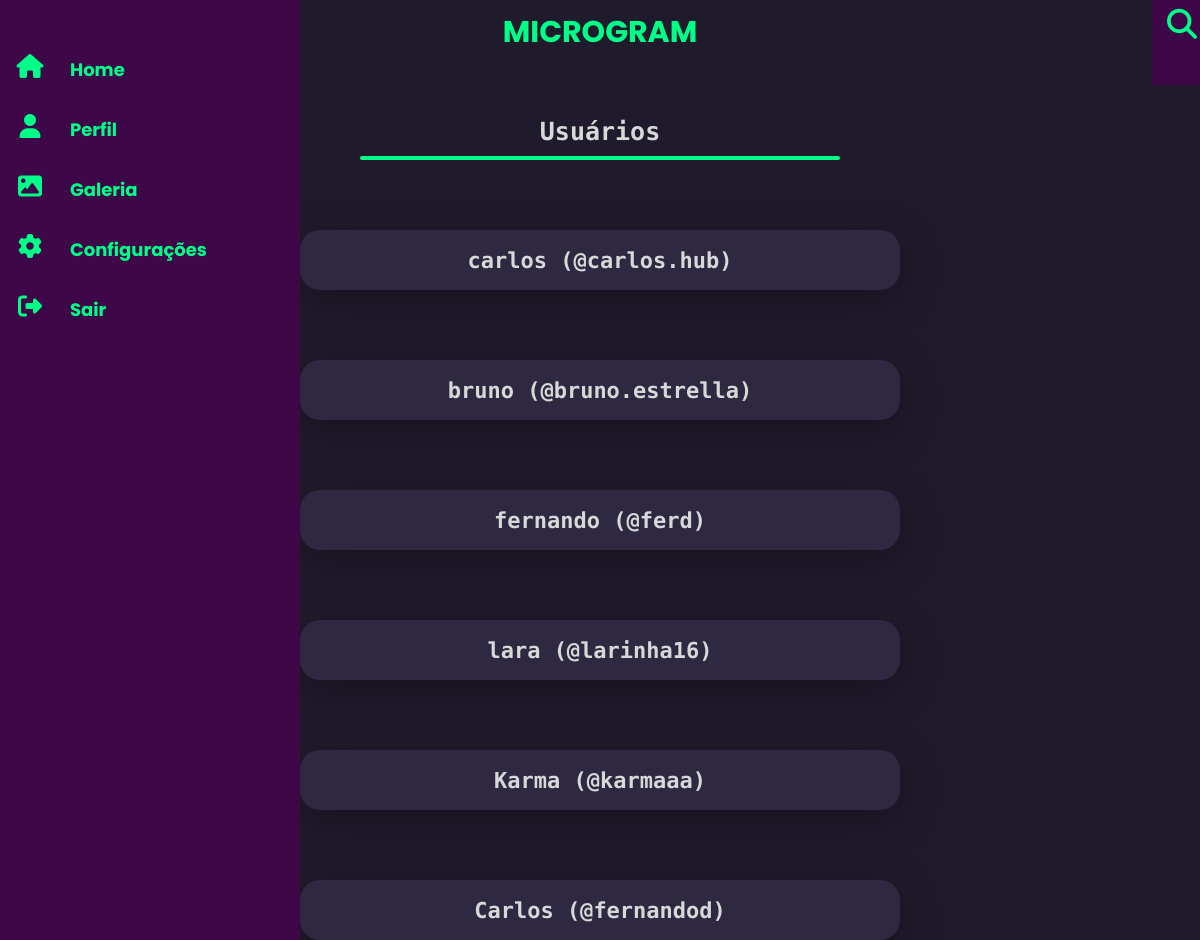
/users, run on an earlier commit of the app's database.
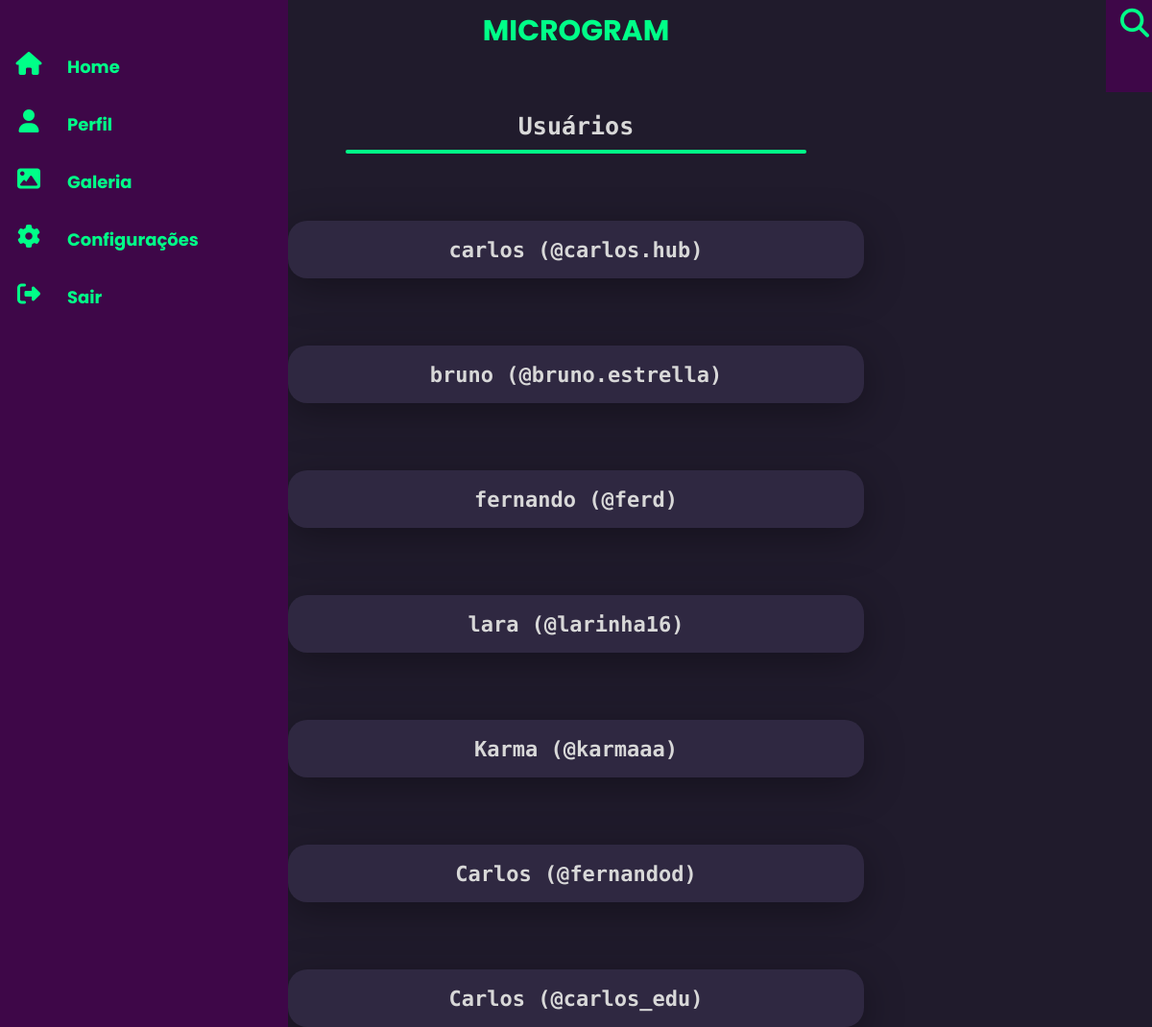
And on a later commit of the database.
### projeto/models.py (models this page shows, shortened)
class User(db.Model, UserMixin):
    id = db.Column(db.Integer, primary_key=True)
    nome = db.Column(db.String(length=30), nullable=False, unique=True)
    usuario = db.Column(db.String(length=50), nullable=False, unique=True)
    email = db.Column(db.String(length=100), nullable=False, unique=True)
    senha = db.Column(db.String(length=15), nullable=False, unique=True)
    uploads = db.relationship('Uploads', backref='dono_user', lazy=True)
    @property
    def senhacrip(self):
        return self.senhacrip

### projeto/routes.py (the view)
@app.route('/users')
def users():
    users = User.query.all()
    return render_template("users.html", users=users)

### projeto/templates/users.html
{% extends 'dashboard.html' %}
{% block conteudo %}
<link rel="stylesheet" href="{{url_for('static', filename='css/style_users.css')}}">
<div class="card-title">
    <div class="title">
        <h2>Usuários</h2>
    </div>
    <hr class="line">
</div>
<div class="container">
    {% for user in users %}
        {% if user.id != current_user.id %}
            <div class="card-user">
                <a href="{{url_for('perfil', user=user.id)}}">{{user.nome}} (@{{user.usuario}})</a>
            </div>
        {% endif %}
    {% endfor %}
</div>
{% endblock conteudo %}

### projeto/templates/dashboard.html (shortened to what this page needs)
<!DOCTYPE html>
<html lang="pt-br">
<head>
    <link rel="stylesheet" href="https://cdnjs.cloudflare.com/ajax/libs/font-awesome/6.1.1/css/all.min.css"
 />
    <link rel="stylesheet" href="{{url_for('static', filename='css/style_dashboard.css')}}">
</head>
<body>
    <div class="navigation">
        <ul>
            <li class="in">
                <a href="{{url_for('pictures_add')}}">
                    <span class="icon"><i class="fa-solid fa-house"></i></span>
                    <span class="title">Home</span>
                </a>
            </li>
            <li class="in">
                <a href="{{url_for('perfil', user=current_user.id)}}">
                    <span class="icon"><i class="fa-solid fa-user"></i></span>
                    <span class="title">Perfil</span>
                </a>
            </li>
            <li class="in">
                <a href="{{url_for('gallery')}}">
                    <span class="icon"><i class="fa-solid fa-image"></i></span>
                    <span class="title">Galeria </span>
                </a>
            </li>
            <li class="in">
                <a href="#">
                    <span class="icon"><i class="fa-solid fa-gear"></i></span>
                    <span class="title">Configurações </span>
                </a>
            </li>
            <li class="in">
                <a href="{{url_for('logout')}}">
                    <span class="icon"><i class="fa-solid fa-right-from-bracket"></i></span>
                    <span class="title">Sair</span>
                </a>
            </li>
        </ul>
    </div>
    <h1 class="name">MICROGRAM</h1>
    <div class="search">
        <ul>
            <li>
                <a href="#">
                    <span class="icon"><i class="fa-solid fa-magnifying-glass"></i></span>
                </a>
            </li>
        </ul>
    </div>
    <div class="conteiner">
        {% block conteudo %}
        {% endblock conteudo %}
    </div>
</body>
</html>

### projeto/static/css/style_dashboard.css (style rules this page uses)
* { font-family: 'Poppins', sans-serif; margin: 0; padding: 0; box-sizing: border-box; }
body { min-height: 100vh; background: #201b2c; }
.navigation { position: fixed; width: 60px; height: 100%; background: #3e0748; transition: 0.5s; overflow: hidden; }
.navigation ul { position: relative; top: 40px; left: 0; width: 100%; }
.navigation ul li.in { position: relative; width: 100%; list-style: none; }
.navigation ul li.in a { position: relative; width: 100%; display: flex; text-decoration: none; color: #00ff88; }
.navigation ul li.in a .icon { position: relative; display: block; min-width: 60px; height: 60px; line-height: 60px; text-align: center; color: #00ff88; }
.navigation ul li.in a .icon .fa-solid { font-size: 24px; }
.navigation ul li.in a .title { position: relative; display: block; padding: 0 10px; height: 60px; line-height: 60px; text-align: start; white-space: nowrap; font-weight: bold; font-size: 18px; color: #00ff88; }
.name { position: absolute; top: 10px; left: 50%; transform: translateX(-50%); color: #00ff88; font-size: 30px; font-weight: bold; z-index: 1; }
.search { position: fixed; right: 0%; width: 4vw; height: 9%; transform: translateX(0%); background: #3e0748; transition: 0.5s; overflow: hidden; }
.search ul { position: absolute; top: 0; left: 0; width: 100%; }
.search ul li { position: relative; width: 100%; list-style: none; }
.search ul li a { position: relative; display: block; width: 100%; display: flex; text-decoration: none; color: #00ff88; }
.search ul li a .icon { position: relative; display: block; min-width: 60px; height: 60px; line-height: 60px; text-align: center; }
.search ul li a .icon .fa-solid { font-size: 30px; }

### projeto/static/css/style_users.css (style rules this page uses)
* { font-family: 'Poppins', sans-serif; margin: 0; padding: 0; box-sizing: border-box; }
.card-title { height: 20vh; width: 100vw; display: flex; flex-direction: column; align-items: center; justify-content: end; }
.title >h2 { font-family:'Roboto Mono', monospace; color: rgb(216, 216, 216); font-size: 25px; font-weight: 900; }
.card-title >hr { width: 40%; background-color: #00ff88; margin-top: 10px; padding: 2px; border-radius: 8px; border: none; }
.container { display: flex; justify-content: center; flex-direction: column; align-items: center; }
.card-user { height: 5vh; width: 50vw; margin-top: 70px; display: flex; justify-content: center; align-items: center; flex-direction: column; padding: 30px 35px ; background: #2f2841; border-radius: 20px; box-shadow: 0px 10px 40px #00000056; }
.card-user >a { font-family:'Roboto Mono', monospace; color: rgb(216, 216, 216); font-size: 22px; font-weight: bold; text-decoration: none; }

What changed in the data, as far as the page shows it:
added User: nome "Carlos", usuario "carlos_edu"
